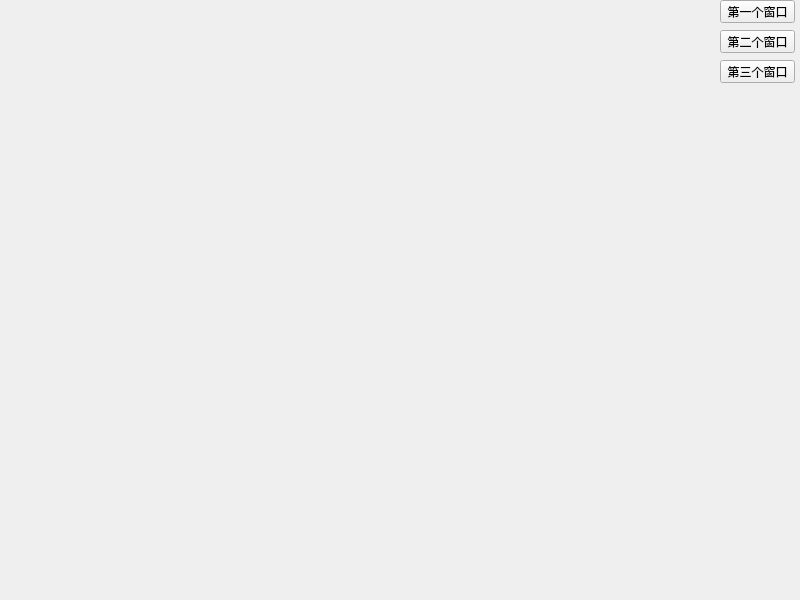
<?xml version="1.0" encoding="UTF-8"?>
<ui version="4.0">
 <class>Widget</class>
 <widget class="QWidget" name="Widget">
  <property name="geometry">
   <rect>
    <x>0</x>
    <y>0</y>
    <width>800</width>
    <height>600</height>
   </rect>
  </property>
  <property name="windowTitle">
   <string>Widget</string>
  </property>
  <widget class="QPushButton" name="pushButton">
   <property name="geometry">
    <rect>
     <x>720</x>
     <y>0</y>
     <width>75</width>
     <height>23</height>
    </rect>
   </property>
   <property name="text">
    <string>第一个窗口</string>
   </property>
  </widget>
  <widget class="QPushButton" name="pushButton_2">
   <property name="geometry">
    <rect>
     <x>720</x>
     <y>30</y>
     <width>75</width>
     <height>23</height>
    </rect>
   </property>
   <property name="text">
    <string>第二个窗口</string>
   </property>
  </widget>
  <widget class="QPushButton" name="pushButton_3">
   <property name="geometry">
    <rect>
     <x>720</x>
     <y>60</y>
     <width>75</width>
     <height>23</height>
    </rect>
   </property>
   <property name="text">
    <string>第三个窗口</string>
   </property>
  </widget>
 </widget>
 <resources/>
 <connections/>
</ui>
